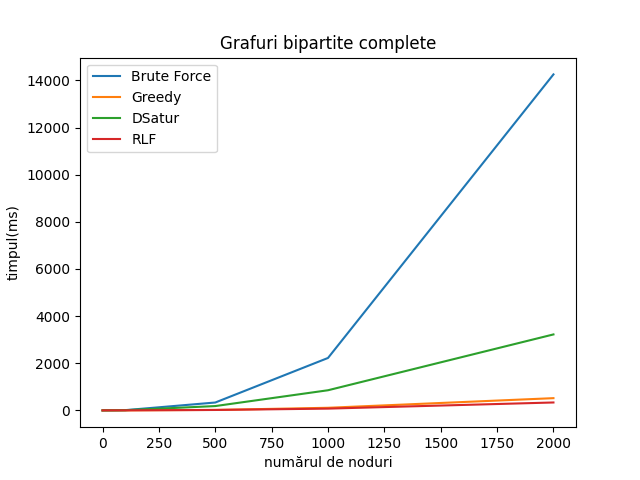

Write Python code to recreate this figure.
import matplotlib.pyplot as plt
import numpy as np 

plt.title("Grafuri bipartite complete") 
plt.xlabel("numărul de noduri") 
plt.ylabel("timpul(ms)")

data = np.array([
    [0, 0],
    [10, 1.1],
    [50, 3.2],
    [100, 10.1],
    [500, 334.6],
    [1000, 2224.6],
    [2000, 14255.2],
])

data2 = np.array([
    [0, 0],
    [10, 1],
    [50, 1.2],
    [100, 2.2],
    [500, 19.8],
    [1000, 111],
    [2000, 519.3],
])

data3 = np.array([
    [0, 0],
    [10, 2.4],
    [50, 3.3],
    [100, 8.2],
    [500, 183.7],
    [1000, 854.9],
    [2000, 3223.1],
])

data4 = np.array([
    [0, 0],
    [10, 2.4],
    [50, 2.6],
    [100, 2.5],
    [500, 18.4],
    [1000, 75.6],
    [2000, 336.1],
])

x, y = data.T
plt.plot(x, y, label='Brute Force')

x, y = data2.T
plt.plot(x, y, label='Greedy')

x, y = data3.T
plt.plot(x, y, label='DSatur')

x, y = data4.T
plt.plot(x, y, label='RLF')

plt.legend()


# Save the figure as a png file
plt.savefig('fig3.png')